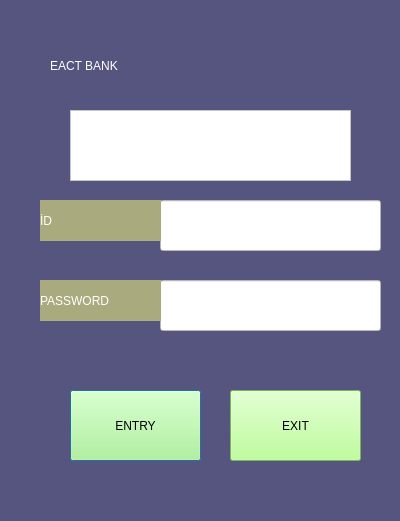
<?xml version="1.0" encoding="UTF-8"?>
<ui version="4.0">
 <class>Dialog</class>
 <widget class="QDialog" name="Dialog">
  <property name="geometry">
   <rect>
    <x>0</x>
    <y>0</y>
    <width>400</width>
    <height>521</height>
   </rect>
  </property>
  <property name="windowTitle">
   <string>EATC BANK - USER ENTY</string>
  </property>
  <property name="styleSheet">
   <string notr="true">background-color: rgb(85, 85, 127);</string>
  </property>
  <widget class="QLineEdit" name="entypagelineEditid">
   <property name="geometry">
    <rect>
     <x>160</x>
     <y>200</y>
     <width>221</width>
     <height>51</height>
    </rect>
   </property>
   <property name="styleSheet">
    <string notr="true">background-color: rgb(255, 255, 255);
color: rgb(0, 0, 0);
font: 75 14pt &quot;MS Shell Dlg 2&quot;;</string>
   </property>
   <property name="text">
    <string/>
   </property>
  </widget>
  <widget class="QPushButton" name="entypagelinebuttonentry">
   <property name="geometry">
    <rect>
     <x>70</x>
     <y>390</y>
     <width>131</width>
     <height>71</height>
    </rect>
   </property>
   <property name="styleSheet">
    <string notr="true">background-color: rgb(170, 255, 127);
font: 75 16pt &quot;MS Shell Dlg 2&quot;;
color: rgb(0, 0, 0);</string>
   </property>
   <property name="text">
    <string>ENTRY</string>
   </property>
  </widget>
  <widget class="QLineEdit" name="entypagelineEditpassword">
   <property name="geometry">
    <rect>
     <x>160</x>
     <y>280</y>
     <width>221</width>
     <height>51</height>
    </rect>
   </property>
   <property name="styleSheet">
    <string notr="true">background-color: rgb(255, 255, 255);
color: rgb(0, 0, 0);
font: 75 14pt &quot;MS Shell Dlg 2&quot;;</string>
   </property>
   <property name="text">
    <string/>
   </property>
   <property name="echoMode">
    <enum>QLineEdit::Password</enum>
   </property>
  </widget>
  <widget class="QPushButton" name="entypagelinebuttonexit">
   <property name="geometry">
    <rect>
     <x>230</x>
     <y>390</y>
     <width>131</width>
     <height>71</height>
    </rect>
   </property>
   <property name="styleSheet">
    <string notr="true">background-color: rgb(170, 255, 127);
font: 75 16pt &quot;MS Shell Dlg 2&quot;;
color: rgb(0, 0, 0);</string>
   </property>
   <property name="text">
    <string>EXIT</string>
   </property>
  </widget>
  <widget class="QLabel" name="label">
   <property name="geometry">
    <rect>
     <x>40</x>
     <y>200</y>
     <width>121</width>
     <height>41</height>
    </rect>
   </property>
   <property name="styleSheet">
    <string notr="true">font: 75 14pt &quot;MS Shell Dlg 2&quot;;
color: rgb(255, 255, 255);
background-color: rgb(170, 170, 127);</string>
   </property>
   <property name="text">
    <string>İD</string>
   </property>
  </widget>
  <widget class="QLabel" name="label_2">
   <property name="geometry">
    <rect>
     <x>40</x>
     <y>280</y>
     <width>121</width>
     <height>41</height>
    </rect>
   </property>
   <property name="styleSheet">
    <string notr="true">font: 75 14pt &quot;MS Shell Dlg 2&quot;;
color: rgb(255, 255, 255);
background-color: rgb(170, 170, 127);</string>
   </property>
   <property name="text">
    <string>PASSWORD</string>
   </property>
  </widget>
  <widget class="QTextEdit" name="textEdit_pass">
   <property name="geometry">
    <rect>
     <x>70</x>
     <y>110</y>
     <width>281</width>
     <height>71</height>
    </rect>
   </property>
   <property name="font">
    <font>
     <family>MS Shell Dlg 2</family>
     <pointsize>14</pointsize>
     <weight>9</weight>
     <italic>false</italic>
     <bold>false</bold>
    </font>
   </property>
   <property name="styleSheet">
    <string notr="true">font: 75 14pt &quot;MS Shell Dlg 2&quot;;
color: rgb(0, 0, 0);
background-color: rgb(255, 255, 255);</string>
   </property>
  </widget>
  <widget class="QLabel" name="label_3">
   <property name="geometry">
    <rect>
     <x>50</x>
     <y>40</y>
     <width>321</width>
     <height>51</height>
    </rect>
   </property>
   <property name="styleSheet">
    <string notr="true">color: rgb(255, 255, 255);
font: 26pt &quot;Matura MT Script Capitals&quot;;</string>
   </property>
   <property name="text">
    <string>EACT BANK</string>
   </property>
  </widget>
 </widget>
 <resources/>
 <connections/>
</ui>
